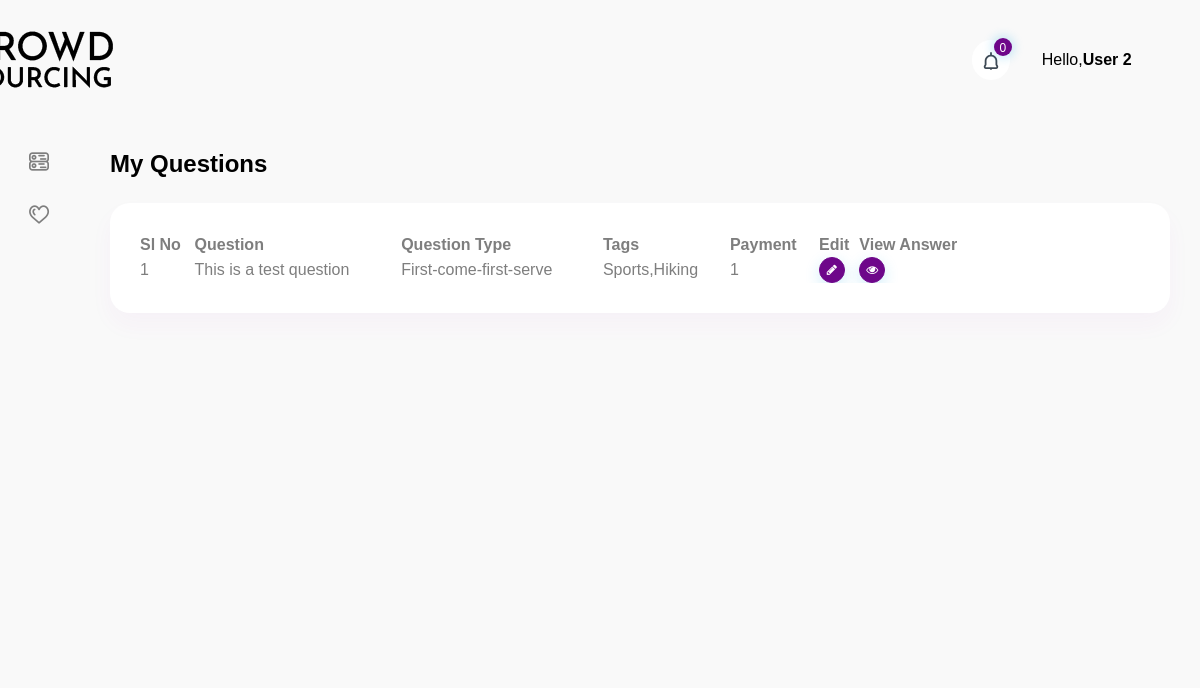
The app's page /my_questions.php (signed in), older data.
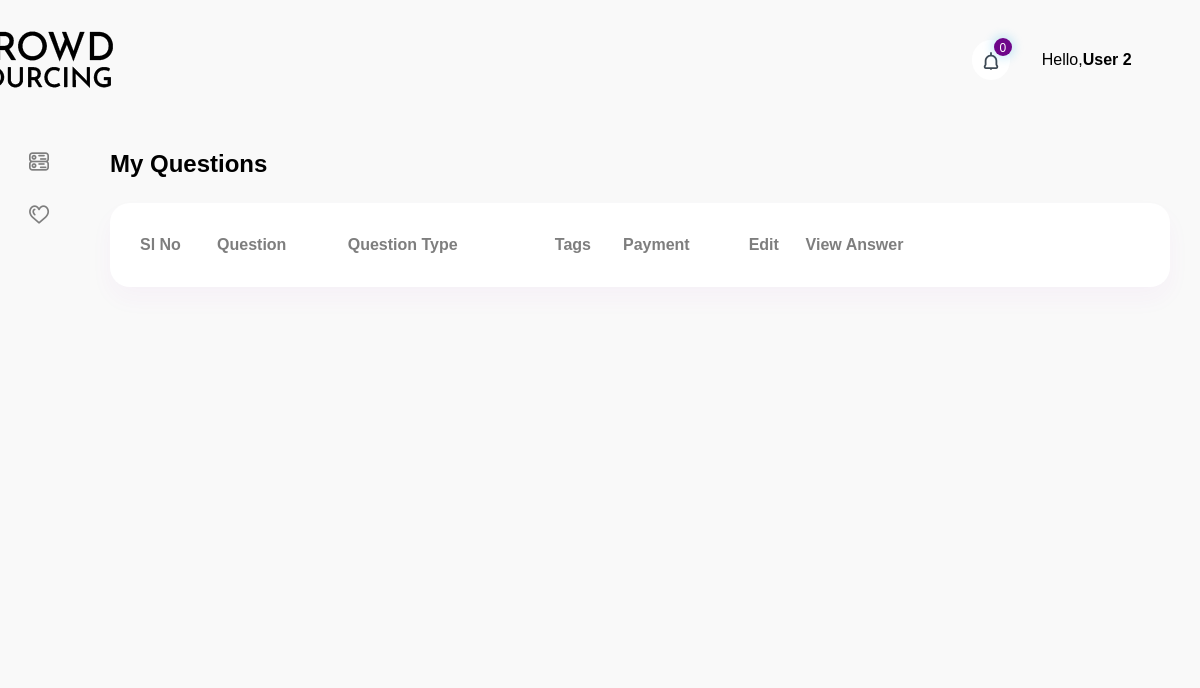
The same page, newer data.
### tables this page shows
CREATE TABLE `question` (
  `question_id` int(11) NOT NULL,
  `user_id` int(11) NOT NULL,
  `question` text NOT NULL,
  `type` varchar(255) NOT NULL,
  `tags` varchar(255) NOT NULL,
  `method` varchar(255) NOT NULL,
  `payment` int(10) NOT NULL,
  `waiting_time` varchar(255) NOT NULL,
  `inserted_at` datetime NOT NULL,
  `updated_at` datetime NOT NULL
);

CREATE TABLE `answer_method` (
  `id` int(11) NOT NULL,
  `method_name` varchar(255) NOT NULL
);

### include/header.php (called while the page is built, shortened)
<?php
$user = $db_handle->runQuery("select * from user where user_id = '$userid'");
$user_type = $user[0]['user_type'];
?>
                    <?php if($user_type == '1'){
                        ?>
                                <?php
                                $notification = $db_handle->runQuery("select count(notification_id) as no from notification where user_id = '$userid' and status = '0'");
                                ?>
                        <?php
                    }?>
                                <?php
                                $user = $db_handle->runQuery("select * from user where user_id = '$userid'");
                                ?>

### include/dbController.php (called while the page is built, shortened)
<?php
class DBController {
    private $host = "localhost";
    private $user = "root";
    private $password = "";
    private $database = "crowd_sourcing";
    private $conn;
    function __construct() {
        $this->conn = $this->connectDB();
    }
    function connectDB() {
        $conn = mysqli_connect($this->host,$this->user,$this->password,$this->database);
        return $conn;
    }
    function runQuery($query) {
        $result = mysqli_query($this->conn,$query);
        while($row=mysqli_fetch_assoc($result)) {
            $resultset[] = $row;
        }
        if(!empty($resultset))
            return $resultset;
    }
    function numRows($query) {
        $result  = mysqli_query($this->conn,$query);
        $rowcount = mysqli_num_rows($result);
        return $rowcount;
    }
}

### my_questions.php (the view, shortened to what the changed rows need)
<?php
require_once("include/dbController.php");
$db_handle = new DBController();
$userid = $_SESSION['userid'];
?>
<!DOCTYPE html>
<html lang="en">
<head>
    <?php include('include/css.php'); ?>
</head>
<body>
<div id="main-wrapper">
    <div class="nav-header">
        <a href="Dashboard" class="brand-logo">
            <h1>Your Logo</h1>
        </a>
    </div>
    <?php include('include/header.php'); ?>
    <div class="content-body">
        <div class="container-fluid">
            <div class="form-head mb-4">
                <h2 class="text-black font-w600 mb-0">My Questions</h2>
            </div>
            <?php
            if(isset($_GET['id'])){
                $id = $_GET['id'];
                ?>
                <div class="row">
                    <div class="col-xl-12 col-lg-12">
                        <div class="card">
                            <div class="card-body">
                                <div class="basic-form">
                                    <?php
                                    $select_detail = $db_handle->runQuery("SELECT q.question, q.payment,q.waiting_time,a.method_name,a.id as method_id, t.question_type, t.id as question_type_id   FROM question as q,answer_method as a,question_type as t WHERE q.user_id = '$userid' and q.method = a.id and q.question_id = '$id' AND q.type = t.id");
                                    ?>
                                    <form action="Update" method="post">
                                        <div class="form-row">
                                            <input type="hidden" value="<?php echo $id;?>" name="id">
                                            <div class="form-group col-md-12">
                                                <label>Question</label>
                                                <textarea class="form-control" rows="4" id="comment" name="new_question" required><?php echo $select_detail[0]['question'];?></textarea>
                                            </div>
                                            <div class="form-group col-md-12">
                                                <label>Choose Question Type:</label>
                                                <select class="form-control default-select" name="type">
                                                    <option selected value="<?php echo $select_detail[0]['question_type_id'];?>"><?php echo $select_detail[0]['question_type'];?></option>
                                                    <?php
                                                    $question_type = $db_handle->runQuery("select * from question_type");
                                                    $no_question_type = $db_handle->numRows("select * from question_type");
                                                    for($i=0; $i<$no_question_type;$i++){
                                                        ?>
                                                        <option value="<?php echo $question_type[$i]['id'];?>"><?php echo $question_type[$i]['question_type'];?></option>
                                                        <?php
                                                    }
                                                    ?>
                                                </select>
                                            </div>
                                            <div class="form-group col-md-12">
                                                <label>Choose Method</label>
                                                <select id="answer_method" class="form-control default-select" name="method" onchange="myFunction()">
                                                    <option selected value="<?php echo $select_detail[0]['method_id'];?>"><?php echo $select_detail[0]['method_name'];?></option>
                                                    <?php
                                                    $answer_method = $db_handle->runQuery("select * from answer_method");
                                                    $no_answer_method = $db_handle->numRows("select * from answer_method");
                                                    for($i=0; $i<$no_answer_method;$i++){
                                                        ?>
                                                        <option value="<?php echo $answer_method[$i]['id'];?>"><?php echo $answer_method[$i]['method_name'];?></option>
                                                        <?php
                                                    }
                                                    ?>
                                                </select>
                                            </div>
                                            <div class="form-group col-md-12" id="payment">
                                                <label>Payment</label>
                                                <input type="number" class="form-control input-default " placeholder="payment" name="payment" value="<?php echo $select_detail[0]['payment'];?>">
                                            </div>
                                            <div class="form-group col-md-12" id="time" style="display: none">
                                                <label>Waiting Time (In Hours)</label>
                                                <input type="text" class="form-control input-default" placeholder="waiting time" name="waiting_time" value="<?php echo $select_detail[0]['waiting_time'];?>" >
                                            </div>
                                        </div>
                                        <button type="submit" class="btn btn-primary" name="update_question">Update Question</button>
                                    </form>
                                </div>
                            </div>
                        </div>
                    </div>
                </div>
                <?php
            }else{
                ?>
                <div class="row">
                    <div class="col-12">
                        <div class="card">
                            <div class="card-body">
                                <div class="table-responsive">
                                    <table id="example3" class="display min-w850">
                                        <thead>
                                        <tr>
                                            <th>Sl No</th>
                                            <th>Question</th>
                                            <th>Question Type</th>
                                            <th>Tags</th>
                                            <th>Payment</th>
                                            <th>Edit</th>
                                            <th>View Answer</th>
                                        </tr>
                                        </thead>
                                        <tbody>
                                        <?php
                                        $question = $db_handle->runQuery("SELECT * FROM `question`,answer_method WHERE question.user_id = '$userid' and question.method = answer_method.id");
                                        $no_question = $db_handle->numRows("SELECT * FROM `question`,answer_method WHERE question.user_id = '$userid' and question.method = answer_method.id");
                                        for($i=0; $i<$no_question; $i++){
                                            ?>
                                            <tr>
                                                <td><?php echo $i+1;?></td>
                                                <td><?php echo $question[$i]['question'];?></td>
                                                <td><?php echo $question[$i]['method_name'];?></td>
                                                <td><?php echo $question[$i]['tags'];?></td>
                                                <td><?php echo $question[$i]['payment'];?></td>
                                                <td>
                                                    <div class="d-flex">
                                                        <a href="My-Questions?id=<?php echo $question[$i]['question_id']?>" class="btn btn-primary shadow btn-xs sharp mr-1"><i
                                                                    class="fa fa-pencil"></i></a>
                                                    </div>
                                                </td>
                                                <td>
                                                    <div class="d-flex">
                                                        <a href="View-Answer?id=<?php echo $question[$i]['question_id']?>" class="btn btn-primary shadow btn-xs sharp mr-1"><i
                                                                    class="fa fa-eye"></i></a>
                                                    </div>
                                                </td>
                                            </tr>
                                            <?php
                                        }
                                        ?>
                                        </tbody>
                                    </table>
                                </div>
                            </div>
                        </div>
                    </div>
                </div>
                <?php
            }
            ?>
        </div>
    </div>
</body>
</html>

Row changes from the older to the newer data that the page shows:
removed question: question "This is a test question", answer_method.method_name "First-come-first-serve", tags "Sports,Hiking", payment "1"
